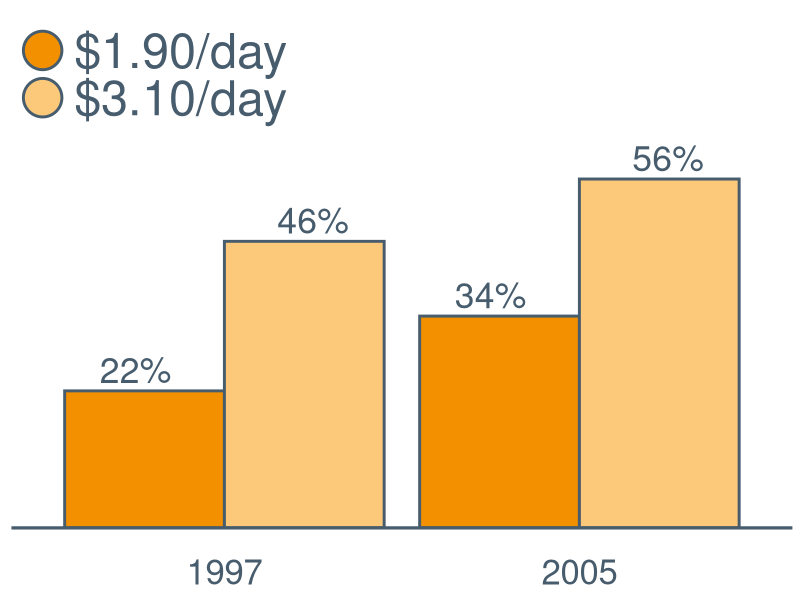
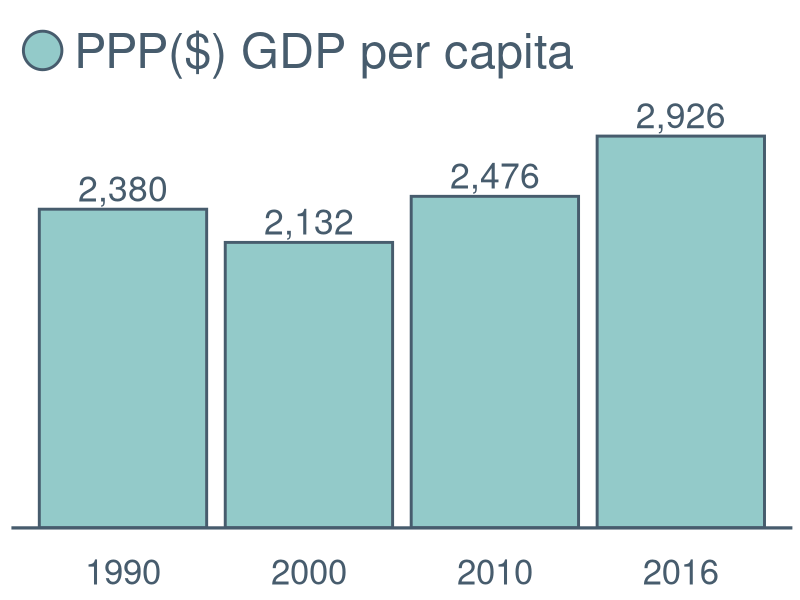
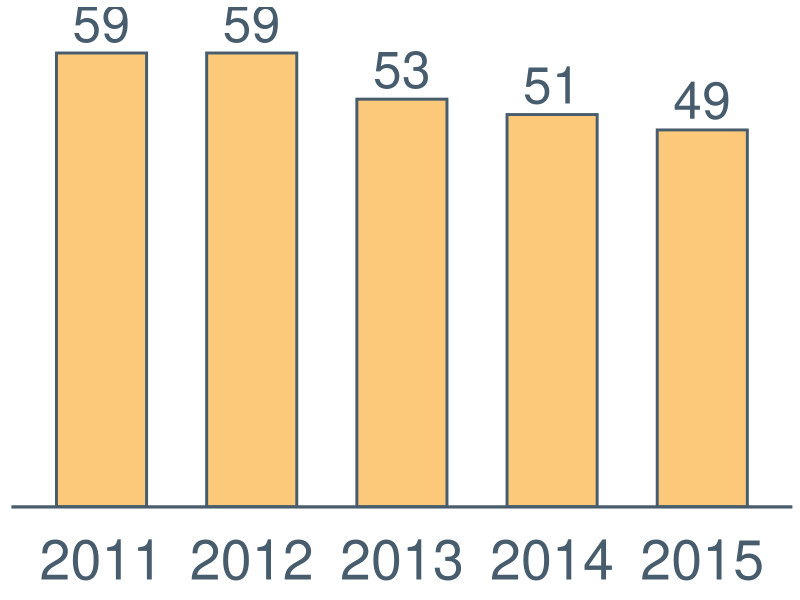
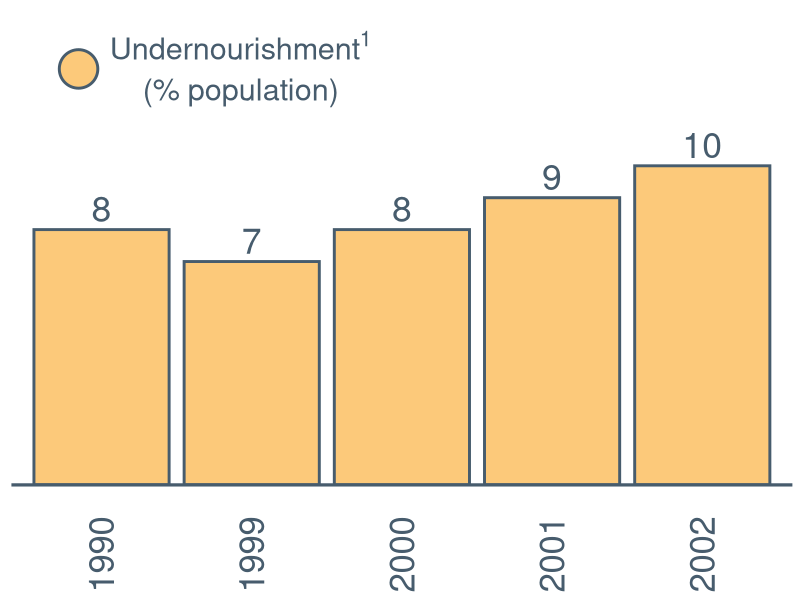
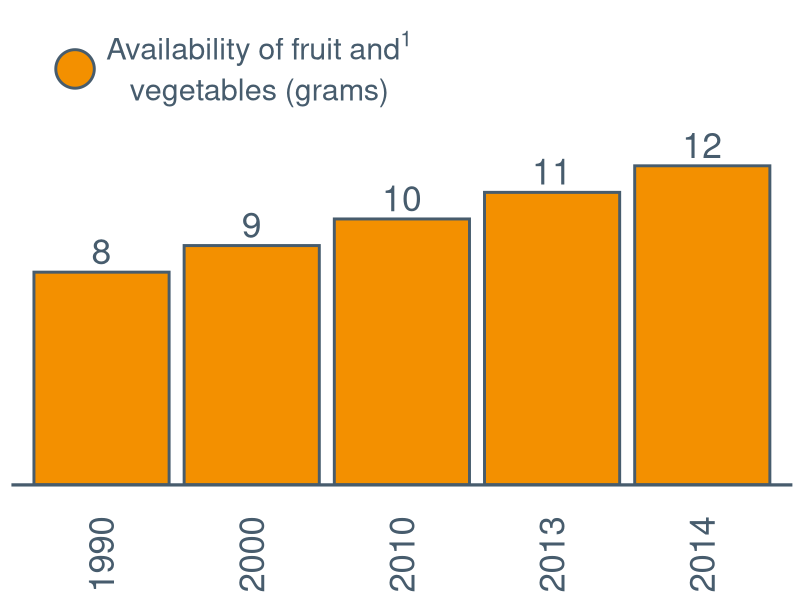
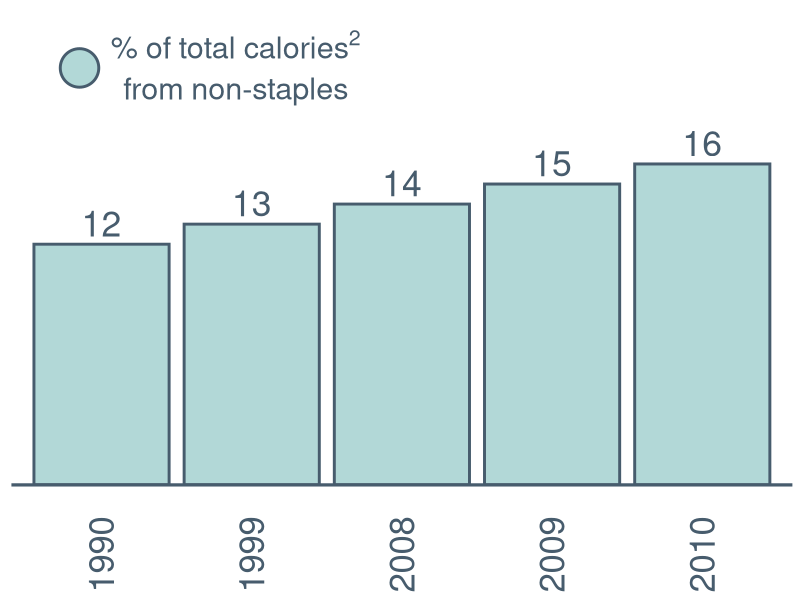
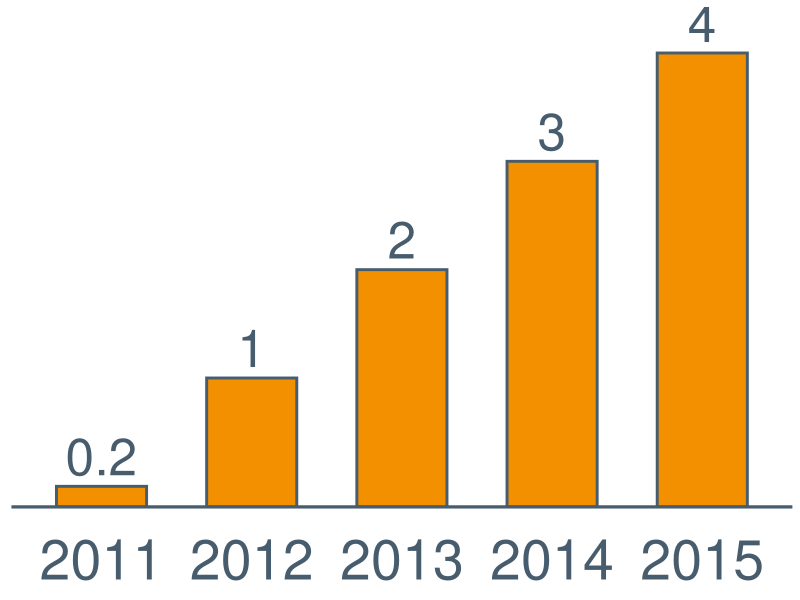
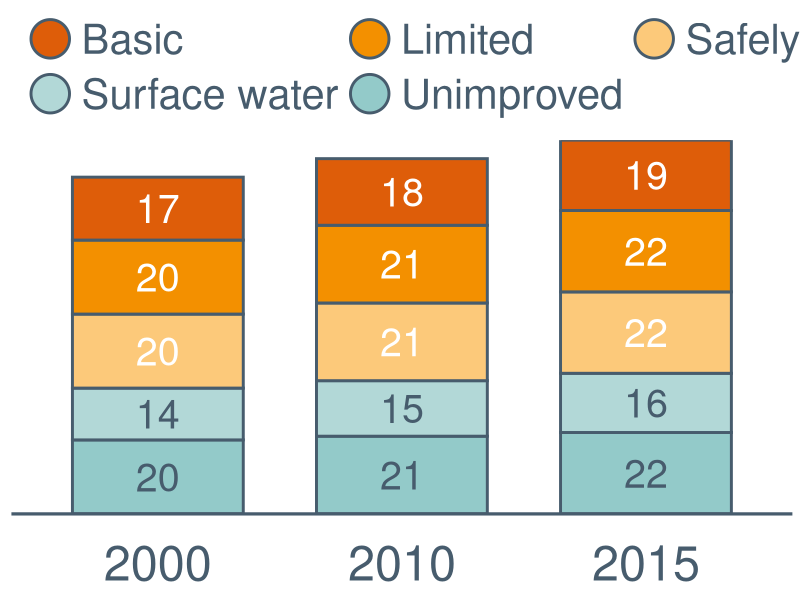

Source code (R) for these figures, in order: (Note: this script raises an error after producing the figures.)
####Setup#####
list.of.packages <- c("ggplot2","reshape2","data.table","scales","varhandle","Cairo","plyr","eulerr")
new.packages <- list.of.packages[!(list.of.packages %in% installed.packages()[,"Package"])]
if(length(new.packages)) install.packages(new.packages)
lapply(list.of.packages, require, character.only=T)

wd <- "~/git/gnr-country-profile-2018"
setwd(wd)

set.seed(12345)

dat <- read.csv("data.csv",na.strings=c("","."," "),as.is=TRUE)

countries <- unique(dat$country)

wd <- "~/git/gnr-country-profile-2018/charts"
setwd(wd)

# unlink(
#   dir(wd, full.names = TRUE)
#   , recursive = TRUE
# )
blank <- data.frame(x=0,y=0,text="No data")
no.data <- ggplot(blank,aes(x,y,label=text)) +
  geom_text(size=20,color="grey") +
  theme(
    axis.line = element_blank()
    ,axis.text = element_blank()
    ,axis.ticks = element_blank()
    ,axis.title = element_blank()
    ,panel.grid.major = element_blank()
    ,panel.grid.minor = element_blank()
  )
blank2 <- data.frame(x=0,y=0,text=" ")
cblank <- ggplot(blank2,aes(x,y,label=text)) +
  geom_text(size=20) +
  theme(
    axis.line = element_blank()
    ,axis.text = element_blank()
    ,axis.ticks = element_blank()
    ,axis.title = element_blank()
    ,panel.grid.major = element_blank()
    ,panel.grid.minor = element_blank()
    ,panel.border = element_blank()
    ,panel.background = element_blank()
    ,plot.background = element_blank()
  )

simple_style = theme_bw() +
  theme(
    panel.border = element_blank()
    ,panel.grid.major = element_blank()
    ,panel.background = element_blank()
    ,plot.background = element_blank()
    ,panel.grid.minor = element_blank()
    ,axis.line = element_line(colour = "black"))

yellow <- "#FCC97A" #light orange
orange <- "#F39000" #orange
red <- "#DE5D09" #dark orange
blue <- "#475C6D" #dark grey
light.blue <- "#93CAC9" #aqua
lighter.blue <- "#B2D8D7" #aqua light
dark.grey <- "#A0ADBB" #grey
grey <- "#CFD9E5" #light grey
white <- "#ffffff"

# dark_orange = "#DE5D09"
# orange = "#F39000"
# light_orange = "#FCC97A"
# dark_aqua = "#007495"
# aqua = "#93CAC9"
# aqua_light = "#B2D8D7"
# aqua_extra_light = "#D1E7E5"
# dark_grey = "#475C6D"
# grey = "#A0ADBB"
# light_grey = "#CFD9E5"

quintileFillValues <- c(red, orange, yellow, lighter.blue, light.blue)

yellowOrangeFill <- scale_fill_manual(values=c(yellow,orange))
orangeYellowFill <- scale_fill_manual(values=c(orange,yellow))
yellowOrangeRedFill <- scale_fill_manual(values=c(yellow,orange,red))
orangeFill <- scale_fill_manual(values=c(orange))
yellowFill <- scale_fill_manual(values=c(yellow))
blueFill <- scale_fill_manual(values=c(blue))
lightBlueLighterBlueFill  <- scale_fill_manual(values=c(light.blue, lighter.blue))
lightBlueFill <- scale_fill_manual(values=c(light.blue))
lighterBlueFill <- scale_fill_manual(values=c(lighter.blue))
quintileFill <-  scale_fill_manual(values=quintileFillValues)

yellowOrangeColor <- scale_color_manual(values=c(yellow,orange))
orangeYellowColor <- scale_color_manual(values=c(orange,yellow))
yellowOrangeRedColor <- scale_color_manual(values=c(yellow,orange,red))
orangeColor <- scale_color_manual(values=c(orange))
blueColor <- scale_color_manual(values=c(blue))
quintileColor <-  scale_color_manual(values=quintileFillValues)

textQuintileOffset <- scale_color_manual(values=c(white,white,blue,blue,blue))

firstAndLast <- function(vec,year_vec){
  label_df = data.frame(vec,year_vec)
  min.year = min(year_vec,na.rm=T)
  max.year = max(year_vec,na.rm=T)
  label_df$include = NA
  label_df$include[label_df$year_vec==min.year] = 1
  label_df$include[label_df$year_vec==max.year] = 1
  if(is.factor(label_df$vec)){label_df$vec = unfactor(label_df$vec)}
  label_df$vec[which(is.na(label_df$include))] = ""
  return(label_df$vec)
}

safeFormat <- function(vec, prefix="", suffix=""){
  results <- c()
  for(x in vec){
    #Missing
    if(is.na(x)){
      result <- ""
      #Large Negative
    }else if(x<= -1000){
      result <- format(round(x, digits = 0),format="d",big.mark=",")
      #Middle Negative
    }else if(x< -1){
      result <- round(x,digits=0)
      #Small negative
    }else if(x<0){
      result <- round(x,digits=1)
      #Zero
    }else if(x==0){
      result <- "0"
      #Small positive
    }else if(x<1){
      result <- round(x,digits=1)
      #Middle positive
    }else if(x<1000){
      result <- round(x,digits=0)
      #Large positive
    }else{
      result <- format(round(x, digits = 0),format="d",big.mark=",")
    }
    if(result!=""){
      result = paste0(prefix,result,suffix)
    }
    results <- c(results,result)
  }
  return(results)
}

####End setup####
####Loop####
for(this.country in countries){
  message(this.country)
  # dir.create(paste(wd,this.country,sep="/"))
  setwd(paste(wd,this.country,sep="/"))
  countrydat <- subset(dat,country==this.country)
  #Chart 1 part a and b
  indicators = c("190_percent","310_percent","GDP_capita_PPP")
  c1data = subset(countrydat,indicator %in% indicators)
  c1data$value = as.numeric(c1data$value)
  c1data <- subset(c1data,!is.na(year))
  if(nrow(c1data)!=0){
    c1a.melt <- subset(c1data, indicator %in% c("190_percent","310_percent"))
    c1a.melt$variable = NA
    c1a.melt$variable[which(c1a.melt$indicator=="190_percent")] = "$1.90/day"
    c1a.melt$variable[which(c1a.melt$indicator=="310_percent")] = "$3.10/day"
    c1a.melt <- subset(c1a.melt,!is.na(value))
    c1a.melt <- c1a.melt[order(c1a.melt$year),]
    c1a.melt$year = as.factor(c1a.melt$year)
    c1a.max <- max(c1a.melt$value,na.rm=TRUE)
    c1b.melt <- subset(c1data,indicator == "GDP_capita_PPP")
    c1b.melt$variable = "PPP($) GDP per capita"
    c1b.melt <- subset(c1b.melt,!is.na(value))
    c1b.melt <- c1b.melt[order(c1b.melt$year),]
    c1b.melt$year = as.factor(c1b.melt$year)
    c1b.max <- max(c1b.melt$value,na.rm=TRUE)
    c1a.key.data = data.frame(year=as.numeric(c(NA,NA)),variable=c("$1.90/day","$3.10/day"),value=as.numeric(c(NA,NA)))
    c1a = ggplot(c1a.melt,aes(year,value,fill=variable)) +
      geom_bar(position="dodge",stat="identity",color=blue,show.legend=F,size=1) +
      geom_point(data=c1a.key.data,aes(fill=variable),size=12,color=blue,stroke=1.5,shape=21) +
      orangeYellowFill +
      guides(fill=guide_legend(title=element_blank(),byrow=TRUE)) +
      simple_style  +
      scale_y_continuous(expand = c(0,0),limits=c(0,max(c1a.max*1.1,1))) +
      # expand_limits(y=c1a.max*1.1) +
      theme(
        legend.position="top"
        ,legend.text = element_text(size=35,color=blue)
        ,legend.justification=c(0,0)
        ,legend.direction="vertical"
        ,axis.title.x=element_blank()
        ,axis.title.y=element_blank()
        ,axis.ticks=element_blank()
        ,axis.line.y = element_blank()
        ,axis.line.x = element_line(color=blue, size = 1.1)
        ,axis.text.y = element_blank()
        ,axis.text.x = element_text(size=25,color=blue,margin=margin(t=20,r=0,b=0,l=0))
        ,legend.background = element_rect(fill = "transparent", colour = "transparent")
        ,legend.key = element_blank()
      ) + geom_text(size=9,aes(label=safeFormat(value,suffix="%")),position=position_dodge(1),vjust=-0.3,color=blue)
    if(nrow(c1a.melt)==0){c1a.missing<-TRUE}else{c1a.missing<-FALSE}
    c1b.key.data = data.frame(year=as.numeric(c(NA)),variable=c("PPP($) GDP per capita"),value=as.numeric(c(NA)))
    c1b = ggplot(c1b.melt,aes(year,value,fill=variable)) +
      geom_bar(position="dodge",stat="identity",color=blue,show.legend=F,size=1) +
      geom_point(data=c1b.key.data,aes(fill=variable),size=12,color=blue,stroke=1.5,shape=21) +
      lightBlueFill +
      guides(fill=guide_legend(title=element_blank(),byrow=TRUE)) +
      simple_style  +
      scale_y_continuous(expand = c(0,0)) +
      expand_limits(y=c1b.max*1.1) +
      theme(
        legend.position="top"
        ,legend.text = element_text(size=35,color=blue)
        ,legend.justification=c(0,0)
        ,legend.direction="vertical"
        ,axis.title.x=element_blank()
        ,axis.title.y=element_blank()
        ,axis.ticks=element_blank()
        ,axis.line.y = element_blank()
        ,axis.line.x = element_line(color=blue, size = 1.1)
        ,axis.text.y = element_blank()
        ,axis.text.x = element_text(size=25,color=blue,margin=margin(t=20,r=0,b=0,l=0))
        ,legend.background = element_rect(fill = "transparent", colour = "transparent")
        ,legend.key = element_blank()
        ,legend.key.size = unit(2.2,"lines")
      ) + geom_text(size=9,aes(label=safeFormat(value)),position=position_dodge(1),vjust=-0.3,color=blue)
    if(nrow(c1b.melt)==0){c1b.missing<-TRUE}else{c1b.missing<-FALSE}
  }else{
    c1a.missing <- TRUE
    c1b.missing <- TRUE
  }

  #Chart 2
  indicators = c("u5mr")
  c2data = subset(countrydat,indicator %in% indicators)
  c2data$value = as.numeric(c2data$value)
  c2data = subset(c2data, !is.na(value))
  c2data <- c2data[order(c2data$year),]
  c2data$year = as.factor(c2data$year)
  c2.max <- max(c2data$value,na.rm=TRUE)
  c2 <- ggplot(c2data,aes(year,value,fill="Deaths per 1,000 live births")) +
    geom_bar(stat="identity",width=0.6,color=blue,show.legend=F,size=1) +
    yellowFill +
    simple_style  +
    scale_y_continuous(expand = c(0,0)) +
    # scale_x_continuous(limits = c(2010.7,2015.3)) +
    expand_limits(y=c2.max*1.1) +
    theme(
      legend.position="top"
      ,legend.text = element_text(size=40,color=blue)
      ,legend.justification=c(0,0)
      ,legend.direction="vertical"
      ,axis.title.x=element_blank()
      ,axis.title.y=element_blank()
      ,axis.ticks=element_blank()
      ,axis.line.y = element_blank()
      ,axis.line.x = element_line(color=blue, size = 1.1)
      ,axis.text.y = element_blank()
      ,axis.text.x = element_text(size=40,color=blue,margin=margin(t=20,r=0,b=0,l=0))
      ,legend.background = element_rect(fill = "transparent", colour = "transparent")
      ,legend.key = element_rect(fill = "transparent", colour = "transparent")
      ,legend.key.size = unit(2.5,"lines")
    ) + geom_text(size=13,aes(label=safeFormat(value)),position=position_dodge(1),vjust=-0.3,color=blue)
  #Chart 3 part a and b
  indicators = c("undernourishment_prev","fruit_veg_availability","total_calories_non_staple")
  c3data = subset(countrydat,indicator %in% indicators)
  c3data$value = as.numeric(c3data$value)
  c3data <- subset(c3data,!is.na(year))
  if(nrow(c3data)!=0){
    c3a.data <- subset(c3data,indicator==indicators[1])
    c3a.data$variable = c3a.data$indicator
    c3a.data <- subset(c3a.data,!is.na(value))
    c3a.data <- c3a.data[order(c3a.data$year),]
    c3a.data$year <- factor(c3a.data$year)
    c3b.data <- subset(c3data,indicator==indicators[2])
    c3b.data$variable = c3b.data$indicator
    c3b.data <- subset(c3b.data,!is.na(value))
    c3b.data <- c3b.data[order(c3b.data$year),]
    c3b.data$year <- factor(c3b.data$year)
    c3c.data <- subset(c3data,indicator==indicators[3])
    c3c.data$variable = c3c.data$indicator
    c3c.data <- subset(c3c.data,!is.na(value))
    c3c.data <- c3c.data[order(c3c.data$year),]
    c3c.data$year <- factor(c3c.data$year)
    c3a.max <- max(c3a.data$value,na.rm=TRUE)
    c3b.max <- max(c3b.data$value,na.rm=TRUE)
    c3c.max <- max(c3c.data$value,na.rm=TRUE)
    if(nrow(c3a.data)!=0){
      c3a.key.data = data.frame(year=as.numeric(c(NA)),variable=c(indicators[1]),value=as.numeric(c(NA)))
      c3a <- ggplot(c3a.data,aes(year,value,fill=variable)) +
        geom_bar(position="dodge",stat="identity",color=blue,show.legend=FALSE,size=1) +
        geom_point(data=c3a.key.data,aes(fill=variable),size=12,color=blue,stroke=1.5,shape=21) +
        scale_fill_manual(
          labels=c(bquote(atop('Undernourishment' ^ 1,'(% population)')))
          ,breaks=c(indicators[1])
          ,values=c(yellow)
        ) +
        guides(fill = guide_legend(title=element_blank(),byrow=TRUE,override.aes = list(alpha = 1))) +
        simple_style  +
        scale_y_continuous(expand = c(0,0)) +
        expand_limits(y=c3a.max*1.1) +
        theme(
          legend.position="top"
          ,legend.text = element_text(size=22,color=blue)
          ,legend.justification=c(0.08,0)
          ,legend.direction="vertical"
          ,axis.title.x=element_blank()
          ,axis.title.y=element_blank()
          ,axis.ticks=element_blank()
          ,axis.line.y = element_blank()
          ,axis.line.x = element_line(color=blue, size = 1.1)
          ,axis.text.y = element_blank()
          ,axis.text.x = element_text(size=25,color=blue, angle=90, margin=margin(t=20,r=0,b=0,l=0), vjust=0.5)
          ,legend.background = element_rect(fill = "transparent", colour = "transparent")
          ,legend.key = element_rect(fill = "transparent", colour = "transparent")
        ) + geom_text(size=9,aes(label=safeFormat(value)),position=position_dodge(1),vjust=-0.3,color=blue)
      c3a.missing <- FALSE
    }else{
      c3a <- no.data
      c3a.missing <- TRUE
    }
    if(nrow(c3b.data)!=0){
      uniqueYears <- length(unique(c3b.data$year))
      if(uniqueYears>1){
        barWidth = 0.9
      }else{
        barWidth = 0.5
      }
      c3b.key.data = data.frame(year=as.numeric(c(NA)),variable=c(indicators[2]),value=as.numeric(c(NA)))
    c3b <- ggplot(c3b.data,aes(year,value,fill=variable)) +
      geom_bar(position="dodge",stat="identity",color=blue,width=barWidth,show.legend=FALSE,size=1) +
      geom_point(data=c3b.key.data,aes(fill=variable),size=12,color=blue,stroke=1.5,shape=21) +
      scale_fill_manual(
        labels=c(bquote(atop('Availability of fruit and' ^ 1,'vegetables (grams)')))
        ,breaks=c(indicators[2])
        ,values=c(orange)
      ) +
      guides(fill = guide_legend(title=element_blank(),byrow=TRUE,override.aes = list(alpha = 1))) +
      simple_style  +
      scale_y_continuous(expand = c(0,0)) +
      expand_limits(y=c3b.max*1.1) +
      theme(
        legend.position="top"
        ,legend.text = element_text(size=22,color=blue)
        ,legend.justification=c(0.08,0)
        ,legend.direction="vertical"
        ,axis.title.x=element_blank()
        ,axis.title.y=element_blank()
        ,axis.ticks=element_blank()
        ,axis.line.y = element_blank()
        ,axis.line.x = element_line(color=blue, size = 1.1)
        ,axis.text.y = element_blank()
        ,axis.text.x = element_text(size=25,color=blue, angle=90, margin=margin(t=20,r=0,b=0,l=0), vjust=0.5)
        ,legend.background = element_rect(fill = "transparent", colour = "transparent")
        ,legend.key = element_rect(fill = "transparent", colour = "transparent")
      ) + geom_text(size=9,aes(label=safeFormat(value)),position=position_dodge(1),vjust=-0.3,color=blue)
      c3b.missing <- FALSE
    }else{
      c3b <- no.data
      c3b.missing <- TRUE
    }
    if(nrow(c3c.data)!=0){
      c3c.key.data = data.frame(year=as.numeric(c(NA)),variable=c(indicators[3]),value=as.numeric(c(NA)))
    c3c <- ggplot(c3c.data,aes(year,value,fill=variable)) +
      geom_bar(position="dodge",stat="identity",color=blue,show.legend=FALSE,size=1) +
      geom_point(data=c3c.key.data,aes(fill=variable),size=12,color=blue,stroke=1.5,shape=21) +
      scale_fill_manual(
        labels=c(bquote(atop('% of total calories' ^ 2,'from non-staples')))
        ,breaks=c(indicators[3])
        ,values=c(lighter.blue)
      ) +
      guides(fill = guide_legend(title=element_blank(),byrow=TRUE,override.aes = list(alpha = 1))) +
      simple_style  +
      scale_y_continuous(expand = c(0,0)) +
      expand_limits(y=c3c.max*1.1) +
      theme(
        legend.position="top"
        ,legend.text = element_text(size=22,color=blue)
        ,legend.justification=c(0.08,0)
        ,legend.direction="vertical"
        ,axis.title.x=element_blank()
        ,axis.title.y=element_blank()
        ,axis.ticks=element_blank()
        ,axis.line.y = element_blank()
        ,axis.line.x = element_line(color=blue, size = 1.1)
        ,axis.text.y = element_blank()
        ,axis.text.x = element_text(size=25,color=blue, angle=90, margin=margin(t=20,r=0,b=0,l=0), vjust=0.5)
        ,legend.background = element_rect(fill = "transparent", colour = "transparent")
        ,legend.key = element_rect(fill = "transparent", colour = "transparent")
      ) + geom_text(size=9,aes(label=safeFormat(value)),position=position_dodge(1),vjust=-0.3,color=blue)
      c3c.missing <- FALSE
    }else{
      c3c <- no.data
      c3c.missing <- TRUE
    }
  }else{
    c3a <- no.data
    c3b <- no.data
    c3c <- no.data
    c3a.missing <- TRUE
    c3b.missing <- TRUE
    c3c.missing <- TRUE
  }
  #Chart 4
  indicators = c("female_secondary_enroll_net")
  c4data = subset(countrydat,indicator %in% indicators)
  c4data$value = as.numeric(c4data$value)
  c4data = subset(c4data, !is.na(value))
  c4data <- c4data[order(c4data$year),]
  c4data$year = as.factor(c4data$year)
  c4.max <- max(c4data$value,na.rm=TRUE)
  c4 <- ggplot(c4data,aes(year,value,fill="Blue")) +
    geom_bar(stat="identity",width=0.6,color=blue,size=1) +
    orangeFill +
    guides(fill=FALSE) +
    simple_style  +
    scale_y_continuous(expand = c(0,0)) +
    expand_limits(y=c4.max*1.1) +
    theme(
      legend.position="top"
      ,legend.text = element_text(size=40,color=blue)
      ,legend.justification=c(0,0)
      ,legend.direction="vertical"
      ,axis.title.x=element_blank()
      ,axis.title.y=element_blank()
      ,axis.ticks=element_blank()
      ,axis.line.y = element_blank()
      ,axis.line.x = element_line(color=blue, size = 1.1)
      ,axis.text.y = element_blank()
      ,axis.text.x = element_text(size=40,color=blue,margin=margin(t=20,r=0,b=0,l=0))
      ,legend.background = element_rect(fill = "transparent", colour = "transparent")
      ,legend.key = element_rect(fill = "transparent", colour = "transparent")
      ,legend.key.size = unit(2.5,"lines")
    ) + geom_text(size=13,aes(label=safeFormat(value)),position=position_dodge(1),vjust=-0.3,color=blue)
  #Chart 5
  indicators = c("basic_water","limited_water","safely_managed_water","surface_water","unimproved_water")
  c5names = c("Basic","Limited","Safely managed","Surface water","Unimproved")
  c5data = subset(countrydat,indicator %in% indicators)
  c5data$value = as.numeric(c5data$value)
  c5data = subset(c5data, !is.na(value))
  c5data <- c5data[order(c5data$year),]
  c5data$year = as.factor(c5data$year)
  c5.max <- max(c5data$value,na.rm=TRUE)
  for(j in 1:length(indicators)){
    ind = indicators[j]
    indname = c5names[j]
    c5data$indicator[which(c5data$indicator==ind)] = indname
  }
  c5data$indicator <- factor(c5data$indicator)
  c5data <- c5data[order(is.na(c5data$value),c5data$year,desc(c5data$indicator)),]
  c5data <- ddply(c5data, .(year),
                       transform, pos = cumsum(value) - (0.5 * value)
                   ,valid = sum(!is.na(value),na.rm=TRUE))
  c5data <- subset(c5data,valid>=1)
  c5.key.data = data.frame(
    indicator = c5names,
    year = as.numeric(rep(NA,5)),
    value = as.numeric(rep(NA,5)),
    pos = as.numeric(rep(NA,5)),
    valid = as.numeric(rep(NA,5))
  )
  c5 <- ggplot(c5data,aes(year,value,fill=indicator)) +
    geom_bar(stat="identity",width=0.7,color=blue,size=1,show.legend=F) +
    geom_point(data=c5.key.data,aes(fill=indicator),size=12,color=blue,stroke=1.5,shape=21) +
    scale_fill_manual(
      labels=c5names
      ,values=quintileFillValues
      ,drop = FALSE
    ) +
    guides(fill=guide_legend(title=element_blank(),nrow=2,byrow=TRUE)) +
    simple_style  +
    scale_y_continuous(expand = c(0,0)) +
    theme(
      legend.position="top"
      ,legend.text = element_text(size=30,color=blue)
      ,legend.justification=c(0,0)
      ,legend.direction="horizontal"
      ,axis.title.x=element_blank()
      ,axis.title.y=element_blank()
      ,axis.ticks=element_blank()
      ,axis.line.y = element_blank()
      ,axis.line.x = element_line(color=blue, size = 1.1)
      ,axis.text.y = element_blank()
      ,axis.text.x = element_text(size=35,color=blue,margin=margin(t=20,r=0,b=0,l=0))
      ,legend.background = element_rect(fill = "transparent", colour = "transparent")
      ,legend.key = element_rect(fill = "transparent", colour = "transparent")
      ,legend.key.size = unit(2.2,"lines")
    ) + geom_text(data=subset(c5data,value>3),size=10,aes(y=pos,label=safeFormat(value),color=indicator),show.legend=FALSE) +
    scale_color_manual(breaks=c5names,values=c(white,white,white,blue,blue),drop=FALSE)
  #Chart 6
  indicators = c("basic_sanitation","limited_sanitation","open_defecation","safely_managed_sanitation","unimproved_sanitation")
  c6names = c("Basic","Limited","Open defecation","Safely managed","Unimproved")
  c6data = subset(countrydat,indicator %in% indicators)
  c6data$value = as.numeric(c6data$value)
  c6data = subset(c6data, !is.na(value))
  c6data <- c6data[order(c6data$year),]
  c6data$year = as.factor(c6data$year)
  c6.max <- max(c6data$value,na.rm=TRUE)
  for(j in 1:length(indicators)){
    ind = indicators[j]
    indname = c6names[j]
    c6data$indicator[which(c6data$indicator==ind)] = indname
  }
  c6data$indicator <- factor(c6data$indicator)
  c6data <- c6data[order(is.na(c6data$value),c6data$year,desc(c6data$indicator)),]
  c6data <- ddply(c6data, .(year),
                  transform, pos = cumsum(value) - (0.5 * value)
                  ,valid = sum(!is.na(value),na.rm=TRUE))
  c6data <- subset(c6data,valid>=1)
  c6.key.data = data.frame(
    indicator = c6names,
    year = as.numeric(rep(NA,5)),
    value = as.numeric(rep(NA,5)),
    pos = as.numeric(rep(NA,5)),
    valid = as.numeric(rep(NA,5))
  )
  c6 <- ggplot(c6data,aes(year,value,fill=indicator)) +
    geom_bar(stat="identity",width=0.7,color=blue,size=1,show.legend=F) +
    geom_point(data=c6.key.data,aes(fill=indicator),size=12,color=blue,stroke=1.5,shape=21) +
    scale_fill_manual(
      labels=c6names
      ,values=quintileFillValues
      ,drop = FALSE
    ) +
    guides(fill=guide_legend(title=element_blank(),nrow=2,byrow=TRUE)) +
    simple_style  +
    scale_y_continuous(expand = c(0,0)) +
    theme(
      legend.position="top"
      ,legend.text = element_text(size=30,color=blue)
      ,legend.justification=c(0,0)
      ,legend.direction="horizontal"
      ,axis.title.x=element_blank()
      ,axis.title.y=element_blank()
      ,axis.ticks=element_blank()
      ,axis.line.y = element_blank()
      ,axis.line.x = element_line(color=blue, size = 1.1)
      ,axis.text.y = element_blank()
      ,axis.text.x = element_text(size=35,color=blue,margin=margin(t=20,r=0,b=0,l=0))
      ,legend.background = element_rect(fill = "transparent", colour = "transparent")
      ,legend.key = element_rect(fill = "transparent", colour = "transparent")
      ,legend.key.size = unit(2.2,"lines")
    ) + geom_text(data=subset(c6data,value>3),size=10,aes(y=pos,label=safeFormat(value),color=indicator),show.legend=FALSE) +
    scale_color_manual(breaks=c6names,values=c(white,white,white,blue,blue),drop=FALSE)
  #Chart 7
  indicators = c("agriculture_expenditure","education_spending","health_spending","social_protection_spending")
  c7names = c("Agriculture","Education","Health","Social protection")
  c7data = subset(countrydat,indicator %in% indicators)
  c7data$value = as.numeric(c7data$value)
  c7data = subset(c7data, !is.na(value))
  c7data <- c7data[order(c7data$year),]
  c7data$year = as.factor(c7data$year)
  c7.max <- max(c7data$value,na.rm=TRUE)
  for(j in 1:length(indicators)){
    ind = indicators[j]
    indname = c7names[j]
    c7data$indicator[which(c7data$indicator==ind)] = indname
  }
  c7data$indicator <- factor(c7data$indicator)
  c7data <- c7data[order(is.na(c7data$value),c7data$year,desc(c7data$indicator)),]
  c7data <- ddply(c7data, .(year),
                  transform, pos = cumsum(value) - (0.5 * value)
                  ,valid = sum(!is.na(value),na.rm=TRUE))
  c7data <- subset(c7data,valid>=1)
  c7.key.data = data.frame(
    indicator = c7names,
    year = as.numeric(rep(NA,4)),
    value = as.numeric(rep(NA,4)),
    pos = as.numeric(rep(NA,4)),
    valid = as.numeric(rep(NA,4))
  )
  if(nrow(c7data)>0){

  uniqueYears <- length(unique(c7data$year))
  if(uniqueYears>1){
    barWidth = 0.7
  }else{
    barWidth = 0.4
  }
  c7 <- ggplot(c7data,aes(year,value,fill=indicator)) +
    geom_bar(stat="identity",width=barWidth,color=blue,size=1,show.legend=F) +
    geom_point(data=c7.key.data,aes(fill=indicator),size=12,color=blue,stroke=1.5,shape=21) +
    scale_fill_manual(
      labels=c7names
      ,values=quintileFillValues
      ,drop = FALSE
    ) +
    guides(fill=guide_legend(title=element_blank(),nrow=2,byrow=TRUE)) +
    simple_style  +
    scale_y_continuous(expand = c(0,0)) +
    theme(
      legend.position="top"
      ,legend.text = element_text(size=30,color=blue)
      ,legend.justification=c(0,0)
      ,legend.direction="horizontal"
      ,axis.title.x=element_blank()
      ,axis.title.y=element_blank()
      ,axis.ticks=element_blank()
      ,axis.line.y = element_blank()
      ,axis.line.x = element_line(color=blue, size = 1.1)
      ,axis.text.y = element_blank()
      ,axis.text.x = element_text(size=35,color=blue,margin=margin(t=20,r=0,b=0,l=0))
      ,legend.background = element_rect(fill = "transparent", colour = "transparent")
      ,legend.key = element_rect(fill = "transparent", colour = "transparent")
      ,legend.key.size = unit(2.2,"lines")
    ) + geom_text(data=subset(c7data,value>0),size=10,aes(y=pos,label=safeFormat(value),color=indicator),show.legend=FALSE) +
    scale_color_manual(breaks=c7names,values=c(white,white,white,blue),drop=FALSE)
  }else{
    c7 <- no.data
  }
  grouped_line = function(countrydat, ind, disagg, disagg.values, fill=orangeYellowFill, color=orangeYellowColor, percent=F, legend=F){
    cdata = subset(countrydat, (indicator==ind & disaggregation==disagg))
    cdata$value = as.numeric(cdata$value)
    if(percent){
      cdata$value = cdata$value*100
    }
    cdata = subset(cdata, !is.na(value))
    cdata <- cdata[order(cdata$year),]
    cdata$year = as.factor(cdata$year)
    cdata$disagg.value = factor(cdata$disagg.value,levels=disagg.values)
    c.max <- max(cdata$value,na.rm=TRUE)
    c.key.data = data.frame(year=as.numeric(rep(NA,length(disagg.values))),disagg.value=disagg.values,value=as.numeric(rep(NA,length(disagg.values))))
    c.key.data$disagg.value = factor(c.key.data$disagg.value,levels=disagg.values)
    c = ggplot(cdata,aes(year,value,group=disagg.value,color=disagg.value)) +
      geom_line(show.legend=F,size=1) +
      geom_point(data=c.key.data,aes(group=disagg.value,fill=disagg.value),size=12,color=blue,stroke=1.5,shape=21,show.legend=legend) +
      fill +
      color +
      guides(fill=guide_legend(title=element_blank(),byrow=TRUE),color=F) +
      simple_style  +
      scale_y_continuous(expand = c(0,0),limits=c(0,max(c.max*1.1,1))) +
      # expand_limits(y=c1a.max*1.1) +
      theme(
        legend.position="top"
        ,legend.text = element_text(size=35,color=blue)
        ,legend.justification=c(0,0)
        ,legend.direction="vertical"
        ,axis.title.x=element_blank()
        ,axis.title.y=element_blank()
        ,axis.ticks=element_blank()
        ,axis.line.y = element_blank()
        ,axis.line.x = element_line(color=blue, size = 1.1)
        ,axis.text.y = element_text(size=25,color=dark.grey)
        ,axis.text.x = element_text(size=25,color=blue,margin=margin(t=20,r=0,b=0,l=0))
        ,panel.grid.major.y = element_line(color=dark.grey)
        ,legend.background = element_rect(fill = "transparent", colour = "transparent")
        ,legend.key = element_blank()
      ) + geom_text(size=9,aes(group=disagg.value,label=firstAndLast(safeFormat(value),unfactor(year))),position=position_dodge(0.5),vjust=-0.3,show.legend=F) 
    return(c)
  }
  grouped_bar = function(countrydat, ind, disagg, disagg.values, fill=orangeYellowFill, percent=F, legend=F, spacing=1){
    cdata = subset(countrydat, (indicator==ind & disaggregation==disagg))
    cdata$value = as.numeric(cdata$value)
    if(percent){
      cdata$value = cdata$value*100
    }
    cdata = subset(cdata, !is.na(value))
    cdata <- cdata[order(cdata$year),]
    cdata$year = as.factor(cdata$year)
    cdata$disagg.value = factor(cdata$disagg.value,levels=disagg.values)
    c.max <- max(cdata$value,na.rm=TRUE)
    c.key.data = data.frame(year=as.numeric(rep(NA,length(disagg.values))),disagg.value=disagg.values,value=as.numeric(rep(NA,length(disagg.values))))
    c.key.data$disagg.value = factor(c.key.data$disagg.value,levels=disagg.values)
    c = ggplot(cdata,aes(year,value,group=disagg.value,fill=disagg.value)) +
      geom_bar(position=position_dodge(spacing),stat="identity",color=blue,show.legend=F,size=1) +
      geom_point(data=c.key.data,aes(group=disagg.value,fill=disagg.value),size=12,color=blue,stroke=1.5,shape=21,show.legend=legend) +
      fill +
      guides(fill=guide_legend(title=element_blank(),byrow=TRUE)) +
      simple_style  +
      scale_y_continuous(expand = c(0,0),limits=c(0,max(c.max*1.1,1))) +
      # expand_limits(y=c1a.max*1.1) +
      theme(
        legend.position="top"
        ,legend.text = element_text(size=35,color=blue)
        ,legend.justification=c(0,0)
        ,legend.direction="vertical"
        ,axis.title.x=element_blank()
        ,axis.title.y=element_blank()
        ,axis.ticks=element_blank()
        ,axis.line.y = element_blank()
        ,axis.line.x = element_line(color=blue, size = 1.1)
        ,axis.text.y = element_blank()
        ,axis.text.x = element_text(size=25,color=blue,margin=margin(t=20,r=0,b=0,l=0))
        ,legend.background = element_rect(fill = "transparent", colour = "transparent")
        ,legend.key = element_blank()
      ) + geom_text(size=9,aes(group=disagg.value,label=safeFormat(value)),position=position_dodge(spacing),vjust=-0.3,show.legend=F,color=blue) 
    return(c)
  }
  single_bar = function(countrydat, ind, disagg.values, fill=orangeYellowFill, percent=F, legend=F, spacing=1){
    cdata = subset(countrydat, (indicator==ind))
    cdata$value = as.numeric(cdata$value)
    if(percent){
      cdata$value = cdata$value*100
    }
    cdata = subset(cdata, !is.na(value))
    cdata <- cdata[order(cdata$year),]
    cdata$year = as.factor(cdata$year)
    cdata$disagg.value = disagg.values
    cdata$disagg.value = factor(cdata$disagg.value,levels=disagg.values)
    c.max <- max(cdata$value,na.rm=TRUE)
    c.key.data = data.frame(year=as.numeric(rep(NA,length(disagg.values))),disagg.value=disagg.values,value=as.numeric(rep(NA,length(disagg.values))))
    c.key.data$disagg.value = factor(c.key.data$disagg.value,levels=disagg.values)
    c = ggplot(cdata,aes(year,value,group=disagg.value,fill=disagg.value)) +
      geom_bar(position=position_dodge(spacing),stat="identity",color=blue,show.legend=F,size=1) +
      geom_point(data=c.key.data,aes(group=disagg.value,fill=disagg.value),size=12,color=blue,stroke=1.5,shape=21,show.legend=legend) +
      fill +
      guides(fill=guide_legend(title=element_blank(),byrow=TRUE)) +
      simple_style  +
      scale_y_continuous(expand = c(0,0),limits=c(0,max(c.max*1.1,1))) +
      # expand_limits(y=c1a.max*1.1) +
      theme(
        legend.position="top"
        ,legend.text = element_text(size=35,color=blue)
        ,legend.justification=c(0,0)
        ,legend.direction="vertical"
        ,axis.title.x=element_blank()
        ,axis.title.y=element_blank()
        ,axis.ticks=element_blank()
        ,axis.line.y = element_blank()
        ,axis.line.x = element_line(color=blue, size = 1.1)
        ,axis.text.y = element_blank()
        ,axis.text.x = element_text(size=25,color=blue,margin=margin(t=20,r=0,b=0,l=0))
        ,legend.background = element_rect(fill = "transparent", colour = "transparent")
        ,legend.key = element_blank()
      ) + geom_text(size=9,aes(group=disagg.value,label=safeFormat(value)),position=position_dodge(spacing),vjust=-0.3,show.legend=F,color=blue) 
    return(c)
  }
  # Charts 8-16
  c8 = grouped_bar(countrydat, "wasting_percent","gender",c("Male","Female","Both"),percent=T,fill=yellowOrangeRedFill,legend=T)
  c9 = grouped_line(countrydat, "stunting_percent","gender",c("Male","Female","Both"),percent=T,color=yellowOrangeRedColor,fill=yellowOrangeRedFill)
  c10 = grouped_line(countrydat, "overweight_percent","gender",c("Male","Female","Both"),percent=T,color=yellowOrangeRedColor,fill=yellowOrangeRedFill)
  c11 = grouped_bar(countrydat, "wasting_percent","income",c("Poorest","Second poorest","Middle","Second wealthiest","Wealthiest"),percent=T,fill=quintileFill,legend=T)
  c12 = grouped_line(countrydat, "stunting_percent","income",c("Poorest","Second poorest","Middle","Second wealthiest","Wealthiest"),percent=T,color=quintileColor,fill=quintileFill)
  c13 = grouped_line(countrydat, "overweight_percent","income",c("Poorest","Second poorest","Middle","Second wealthiest","Wealthiest"),percent=T,color=quintileColor,fill=quintileFill)
  c14 = grouped_bar(countrydat, "wasting_percent","location",c("Urban","Rural"),percent=T,legend=T)
  c15 = grouped_line(countrydat, "stunting_percent","location",c("Urban","Rural"),percent=T)
  c16 = grouped_line(countrydat, "overweight_percent","location",c("Urban","Rural"),percent=T)
  
  # Chart 17
  wasting = as.numeric(subset(countrydat, indicator=="coexistence" & disagg.value=="Wasting alone")$value)
  stunting = as.numeric(subset(countrydat, indicator=="coexistence" & disagg.value=="Stunting alone")$value)
  overweight = as.numeric(subset(countrydat, indicator=="coexistence" & disagg.value=="Overweight alone")$value)
  wasting_and_stunting = as.numeric(subset(countrydat, indicator=="coexistence" & disagg.value=="Wasting and stunting")$value)
  stunting_and_overweight = as.numeric(subset(countrydat, indicator=="coexistence" & disagg.value=="Stunting and overweight")$value)
  all = 1
  
  free = as.numeric(subset(countrydat, indicator=="coexistence" & disagg.value=="Not wasting, stunting, or overweight")$value)

  combinations = c(
    A=0
    ,B=0
    ,C=0
    ,D=all
    ,"A&B"=0
    ,"A&C"=0
    ,"A&D"=wasting
    ,"B&C"=0
    ,"B&D"=stunting
    ,"C&D"=overweight
    ,"A&B&C"=0
    ,"A&B&D"=wasting_and_stunting
    ,"A&C&D"=0
    ,"B&C&D"=stunting_and_overweight
    ,"A&B&C&D"=0
  )
  
  label.vals = combinations
  label.vals["D"] = free

  label.text = percent(label.vals)
  label.text[which(label.vals<=0.02)] = ""
  
  c17 = tryCatch({euler(combinations,shape="ellipse")},error=function(e){no.data})
  
  # Chart 18
  indicators = c(
    "continued_breastfeeding_2yr",
    "continued_breastfeeding_1yr",
    "minimum_accept_diet",
    "minimum_diet_diversity",
    "minimum_meal",
    "solid_foods",
    "exclusive_breastfeeding",
    "early_initiation"
  )
  c18names = c(
    "Continued breastfeeding at 2 years",
    "Continued breastfeeding at 1 year",
    "Minimum acceptable diet",
    "Minimum dietary diversity",
    "Minimum meal frequency",
    "Introduction to solids, semi-solid foods",
    "Exclusive breastfeeding",
    "Early initiation"
  )
  c18data = subset(countrydat,indicator %in% indicators)
  c18data$value = as.numeric(c18data$value)
  c18data = subset(c18data, !is.na(value))
  c18.max <- max(c18data$value,na.rm=TRUE)
  c18.min = 0
  for(j in 1:length(indicators)){
    ind = indicators[j]
    indname = c18names[j]
    c18data$indicator[which(c18data$indicator==ind)] = indname
  }
  c18data$indicator <- factor(c18data$indicator,levels=rev(c18names))
  c18a.data = subset(c18data,disaggregation=="income")
  c18a.data$disagg.value = factor(c18a.data$disagg.value,levels=c("Poorest","Second poorest","Middle","Second wealthiest","Wealthiest"))
  c18b.data = subset(c18data,disaggregation=="location")
  if(nrow(c18a.data)==0){
    c18a <- no.data
    c18a.missing = T
    if(nrow(c18b.data)>0){
      c18b.missing = F
      c18b = ggplot(c18b.data,aes(x=value,y=indicator)) +
        geom_rect(aes(group=year,xmin=c18.min,xmax=c18.max,ymin=indicator,ymax=indicator),color=grey) +
        geom_point(size=7,aes(group=disagg.value,colour=disagg.value),shape=21,fill="transparent",stroke=2) +
        scale_x_continuous(breaks = scales::pretty_breaks(n = 5)) +
        quintileColor +
        guides(colour=guide_legend(title=element_blank(),reverse=TRUE,nrow=2,byrow=T)) +
        simple_style  +
        theme(
          legend.position="top"
          ,legend.text = element_text(size=22,color=blue)
          ,legend.justification=c(0,0)
          ,legend.direction="horizontal"
          ,axis.title.y=element_blank()
          ,axis.title.x=element_blank()
          ,axis.ticks=element_blank()
          ,axis.line.y = element_blank()
          ,axis.line.x = element_line(color=blue, size = 1)
          ,axis.text.y = element_text(size=21,color=blue)
          ,axis.text.x = element_text(size=25,color=blue)
          ,legend.background = element_rect(fill = "transparent", colour = "transparent")
          ,legend.key = element_rect(fill = "transparent", colour = "transparent")
          ,legend.key.size = unit(2.5,"lines")
          ,title = element_text(size=30,color=blue)
        ) + labs(title="Urban/rural (%)")
    }else{
      c18b.missing = T
    }
  }else{
    c18a.missing = F
    c18a = ggplot(c18a.data,aes(x=value,y=indicator)) +
      geom_rect(aes(group=year,xmin=c18.min,xmax=c18.max,ymin=indicator,ymax=indicator),color=grey) +
      geom_point(size=7,aes(group=disagg.value,colour=disagg.value),shape=21,fill="transparent",stroke=2) +
      scale_x_continuous(breaks = scales::pretty_breaks(n = 5)) +
      quintileColor +
      guides(colour=guide_legend(title=element_blank(),reverse=TRUE,nrow=2,byrow=T)) +
      simple_style  +
      theme(
        legend.position="top"
        ,legend.text = element_text(size=22,color=blue)
        ,legend.justification=c(0,0)
        ,legend.direction="horizontal"
        ,axis.title.y=element_blank()
        ,axis.title.x=element_blank()
        ,axis.ticks=element_blank()
        ,axis.line.y = element_blank()
        ,axis.line.x = element_line(color=blue, size = 1)
        ,axis.text.y = element_text(size=21,color=blue)
        ,axis.text.x = element_text(size=25,color=blue)
        ,legend.background = element_rect(fill = "transparent", colour = "transparent")
        ,legend.key = element_rect(fill = "transparent", colour = "transparent")
        ,legend.key.size = unit(2.5,"lines")
        ,title = element_text(size=30,color=blue)
      ) + labs(title="Wealth quintiles (%)")
    if(nrow(c18b.data)>0){
      c18b.missing = F
      c18b = ggplot(c18b.data,aes(x=value,y=indicator)) +
        geom_rect(aes(group=year,xmin=c18.min,xmax=c18.max,ymin=indicator,ymax=indicator),color=grey) +
        geom_point(size=7,aes(group=disagg.value,colour=disagg.value),shape=21,fill="transparent",stroke=2) +
        scale_x_continuous(breaks = scales::pretty_breaks(n = 5)) +
        quintileColor +
        guides(colour=guide_legend(title=element_blank(),reverse=TRUE,nrow=2,byrow=T)) +
        simple_style  +
        theme(
          legend.position="top"
          ,legend.text = element_text(size=22,color=blue)
          ,legend.justification=c(0,0)
          ,legend.direction="horizontal"
          ,axis.title.y=element_blank()
          ,axis.title.x=element_blank()
          ,axis.ticks=element_blank()
          ,axis.line.y = element_blank()
          ,axis.line.x = element_line(color=blue, size = 1)
          ,axis.text.y = element_blank()
          ,axis.text.x = element_text(size=25,color=blue)
          ,legend.background = element_rect(fill = "transparent", colour = "transparent")
          ,legend.key = element_rect(fill = "transparent", colour = "transparent")
          ,legend.key.size = unit(2.5,"lines")
          ,title = element_text(size=30,color=blue)
        ) + labs(title="Urban/rural (%)")
    }else{
      c18b.missing = T
    }
  }
  # Charts 19-27
  c19 = grouped_line(countrydat, "adolescent_underweight","gender",c("Male","Female"),percent=T,legend=T)
  c20 = grouped_line(countrydat, "adolescent_overweight","gender",c("Male","Female"),percent=T)
  c21 = grouped_line(countrydat, "adolescent_obesity","gender",c("Male","Female"),percent=T)
  c22 = grouped_line(countrydat, "adult_diabetes","gender",c("Male","Female"),percent=T,legend=T)
  c23 = grouped_line(countrydat, "adult_overweight","gender",c("Male","Female"),percent=T)
  c24 = grouped_line(countrydat, "adult_obesity","gender",c("Male","Female"),percent=T)
  c25 = grouped_line(countrydat, "adult_blood_pressure","gender",c("Male","Female"),percent=T,legend=T)
  c26 = grouped_line(countrydat, "adult_anaemia","gender",c("Male","Female"),percent=T)
  c27 = single_bar(countrydat, "adult_sodium",c("All"),percent=T,fill=yellowOrangeRedFill,legend=T)
  
  # Chart 28, assuming it's already out of 1
  firstup <- function(x) {
    substr(x, 1, 1) <- toupper(substr(x, 1, 1))
    return(x)
  }
  c28.data = subset(countrydat,component == "M")
  c28.data$value = as.numeric(c28.data$value)
  recs = subset(c28.data,disaggregation=="recommendation")
  recs = recs[c("indicator","value")]
  setnames(recs,"value","recommended")
  c28.data = subset(c28.data, disaggregation=="income")
  c28.data = merge(c28.data,recs)
  c28.data$percent = c28.data$value/c28.data$recommended
  c28.data$disagg.value = sapply(c28.data$disagg.value,firstup)
  c28.data$indicator = sapply(c28.data$indicator,firstup)
  # Outliers
  setnames(c28.data,"indicator","food")
  setnames(c28.data,"disagg.value","class")
  c28.data = c28.data[order(c28.data$food, c28.data$percent),]
  c28.data$value_if_outlier = c(2.1,2.2,2.3,2.4)
  c28.data$outlier = 0
  c28.data$outlier[which(c28.data$percent>2)] = 1
  c28.data$percent[which(c28.data$percent>2)] = c28.data$value_if_outlier[which(c28.data$percent>2)]
  c28.data$column = c(rep(1,44),rep(2,44))
  bar.dat = unique(c28.data[c("food","recommended","column")])
  bar.dat$class = "Poorest"
  c28.max = min(max(c28.data$percent,na.rm=T),2)
  
  i = 1
  c28.data.sub = subset(c28.data,column==i)
  bar.dat.sub = subset(bar.dat,column==i)
  c28a = ggplot(c28.data.sub,aes(x=food,colour=class)) +
    geom_bar(data=bar.dat.sub,aes(y=c28.max),fill="white",color=blue,stat="identity",width=0.4) +
    geom_bar(data=bar.dat.sub,aes(y=1),fill="white",color=blue,stat="identity",width=0.4) +
    geom_point(data=subset(c28.data.sub,outlier==1),aes(y=percent),size=10,show.legend=F) +
    geom_point(aes(y=percent),size=8,shape=21,fill="transparent",stroke=2) +
    geom_text(aes(y=1,label=paste(round(recommended),"g")),color=blue,vjust=-1.3,size=10) +
    geom_text(data=subset(c28.data.sub,outlier==1),aes(y=percent,label=round(value)),color=blue,size=8) +
    quintileColor + 
    coord_flip() +
    theme_classic() +
    theme(
      axis.title=element_blank(),
      axis.line=element_blank(),
      axis.ticks=element_blank(),
      axis.text.x = element_blank(),
      axis.text.y = element_text(size=22,color=blue),
      legend.title=element_blank(),
      legend.position="left",
      legend.text = element_text(size=22,color=blue),
      legend.background = element_rect(fill = "transparent", colour = "transparent"),
      legend.key = element_rect(fill = "transparent", colour = "transparent"),
      legend.key.size = unit(2.5,"lines")
    )
  
  i = 2
  c28.data.sub = subset(c28.data,column==i)
  bar.dat.sub = subset(bar.dat,column==i)
  c28b = ggplot(c28.data.sub,aes(x=food,colour=class)) +
    geom_bar(data=bar.dat.sub,aes(y=c28.max),fill="white",color=blue,stat="identity",width=0.4) +
    geom_bar(data=bar.dat.sub,aes(y=1),fill="white",color=blue,stat="identity",width=0.4) +
    geom_point(data=subset(c28.data.sub,outlier==1),aes(y=percent),size=10,show.legend=F) +
    geom_point(aes(y=percent),size=8,shape=21,fill="transparent",stroke=2,show.legend=F) +
    geom_text(aes(y=1,label=paste(round(recommended),"g")),color=blue,vjust=-1.3,size=10) +
    geom_text(data=subset(c28.data.sub,outlier==1),aes(y=percent,label=round(value)),color=blue,size=8) +
    quintileColor + 
    coord_flip() +
    theme_classic() +
    theme(
      axis.title=element_blank(),
      axis.line=element_blank(),
      axis.ticks=element_blank(),
      axis.text.x = element_blank(),
      axis.text.y = element_text(size=22,color=blue),
      legend.title=element_blank(),
      legend.text = element_text(size=22,color=blue),
      legend.background = element_rect(fill = "transparent", colour = "transparent"),
      legend.key = element_rect(fill = "transparent", colour = "transparent"),
      legend.key.size = unit(2.5,"lines")
    )
  #Have both c1a and c1b
  if(!c1a.missing && !c1b.missing){
    Cairo(file="c1a.png",width=400,height=600,units="px",bg="white")
    tryCatch({print(c1a)},error=function(e){message(e);print(no.data)})
    dev.off()
    Cairo(file="c1b.png",width=400,height=600,units="px",bg="white")
    tryCatch({print(c1b)},error=function(e){message(e);print(no.data)})
    dev.off()
    Cairo(file="c1.png",width=800,height=600,units="px",bg="transparent")
    print(cblank)
    dev.off()
  }
  #Have only c1a
  if(!c1a.missing && c1b.missing){
    Cairo(file="c1a.png",width=400,height=600,units="px",bg="transparent")
    print(cblank)
    dev.off()
    Cairo(file="c1b.png",width=400,height=600,units="px",bg="transparent")
    print(cblank)
    dev.off()
    Cairo(file="c1.png",width=800,height=600,units="px",bg="white")
    tryCatch({print(c1a)},error=function(e){message(e);print(no.data)})
    dev.off()
  }
  #Have only c1b
  if(c1a.missing && !c1b.missing){
    Cairo(file="c1a.png",width=400,height=600,units="px",bg="transparent")
    print(cblank)
    dev.off()
    Cairo(file="c1b.png",width=400,height=600,units="px",bg="transparent")
    print(cblank)
    dev.off()
    Cairo(file="c1.png",width=800,height=600,units="px",bg="white")
    tryCatch({print(c1b)},error=function(e){message(e);print(no.data)})
    dev.off()
  }
  #Have neither c1a or c1b
  if(c1a.missing && c1b.missing){
    Cairo(file="c1a.png",width=400,height=600,units="px",bg="transparent")
    print(cblank)
    dev.off()
    Cairo(file="c1b.png",width=400,height=600,units="px",bg="transparent")
    print(cblank)
    dev.off()
    Cairo(file="c1.png",width=800,height=600,units="px",bg="transparent")
    print(no.data)
    dev.off()
  }
  Cairo(file="c2.png",width=800,height=700,units="px",bg="white")
  tryCatch({print(c2)},error=function(e){message(e);print(no.data)})
  dev.off()
  #Have c3a, c3b, and c3c
  if(!c3a.missing && !c3b.missing && !c3c.missing){
    Cairo(file="c3a.png",width=300,height=600,units="px",bg="white")
    tryCatch({print(c3a)},error=function(e){message(e);print(no.data)})
    dev.off()
    Cairo(file="c3b.png",width=300,height=600,units="px",bg="white")
    tryCatch({print(c3b)},error=function(e){message(e);print(no.data)})
    dev.off()
    Cairo(file="c3c.png",width=300,height=600,units="px",bg="white")
    tryCatch({print(c3c)},error=function(e){message(e);print(no.data)})
    dev.off()
    Cairo(file="c3d.png",width=450,height=600,units="px",bg="transparent")
    print(cblank)
    dev.off()
    Cairo(file="c3e.png",width=450,height=600,units="px",bg="transparent")
    print(cblank)
    dev.off()
    Cairo(file="c3.png",width=900,height=600,units="px",bg="transparent")
    print(cblank)
    dev.off()
  }
  #Have c3a and c3b only
  if(!c3a.missing && !c3b.missing && c3c.missing){
    Cairo(file="c3a.png",width=300,height=600,units="px",bg="transparent")
    print(cblank)
    dev.off()
    Cairo(file="c3b.png",width=300,height=600,units="px",bg="transparent")
    print(cblank)
    dev.off()
    Cairo(file="c3c.png",width=300,height=600,units="px",bg="transparent")
    print(cblank)
    dev.off()
    Cairo(file="c3d.png",width=450,height=600,units="px",bg="white")
    tryCatch({print(c3a)},error=function(e){message(e);print(no.data)})
    dev.off()
    Cairo(file="c3e.png",width=450,height=600,units="px",bg="white")
    tryCatch({print(c3b)},error=function(e){message(e);print(no.data)})
    dev.off()
    Cairo(file="c3.png",width=900,height=600,units="px",bg="transparent")
    print(cblank)
    dev.off()
  }
  #Have c3a and c3c only
  if(!c3a.missing && c3b.missing && !c3c.missing){
    Cairo(file="c3a.png",width=300,height=600,units="px",bg="transparent")
    print(cblank)
    dev.off()
    Cairo(file="c3b.png",width=300,height=600,units="px",bg="transparent")
    print(cblank)
    dev.off()
    Cairo(file="c3c.png",width=300,height=600,units="px",bg="transparent")
    print(cblank)
    dev.off()
    Cairo(file="c3d.png",width=450,height=600,units="px",bg="white")
    tryCatch({print(c3a)},error=function(e){message(e);print(no.data)})
    dev.off()
    Cairo(file="c3e.png",width=450,height=600,units="px",bg="white")
    tryCatch({print(c3c)},error=function(e){message(e);print(no.data)})
    dev.off()
    Cairo(file="c3.png",width=900,height=600,units="px",bg="transparent")
    print(cblank)
    dev.off()
  }
  #Have c3b and c3c only
  if(c3a.missing && !c3b.missing && !c3c.missing){
    Cairo(file="c3a.png",width=300,height=600,units="px",bg="transparent")
    print(cblank)
    dev.off()
    Cairo(file="c3b.png",width=300,height=600,units="px",bg="transparent")
    print(cblank)
    dev.off()
    Cairo(file="c3c.png",width=300,height=600,units="px",bg="transparent")
    print(cblank)
    dev.off()
    Cairo(file="c3d.png",width=450,height=600,units="px",bg="white")
    tryCatch({print(c3b)},error=function(e){message(e);print(no.data)})
    dev.off()
    Cairo(file="c3e.png",width=450,height=600,units="px",bg="white")
    tryCatch({print(c3c)},error=function(e){message(e);print(no.data)})
    dev.off()
    Cairo(file="c3.png",width=900,height=600,units="px",bg="transparent")
    print(cblank)
    dev.off()
  }
  #have c3a only
  if(!c3a.missing && c3b.missing && c3c.missing){
    Cairo(file="c3a.png",width=300,height=600,units="px",bg="transparent")
    print(cblank)
    dev.off()
    Cairo(file="c3b.png",width=300,height=600,units="px",bg="transparent")
    print(cblank)
    dev.off()
    Cairo(file="c3c.png",width=300,height=600,units="px",bg="transparent")
    print(cblank)
    dev.off()
    Cairo(file="c3d.png",width=450,height=600,units="px",bg="transparent")
    print(cblank)
    dev.off()
    Cairo(file="c3e.png",width=450,height=600,units="px",bg="transparent")
    print(cblank)
    dev.off()
    Cairo(file="c3.png",width=900,height=600,units="px",bg="white")
    tryCatch({print(c3a)},error=function(e){message(e);print(no.data)})
    dev.off()
  }
  #Have c3b only
  if(c3a.missing && !c3b.missing && c3c.missing){
    Cairo(file="c3a.png",width=300,height=600,units="px",bg="transparent")
    print(cblank)
    dev.off()
    Cairo(file="c3b.png",width=300,height=600,units="px",bg="transparent")
    print(cblank)
    dev.off()
    Cairo(file="c3c.png",width=300,height=600,units="px",bg="transparent")
    print(cblank)
    dev.off()
    Cairo(file="c3d.png",width=450,height=600,units="px",bg="transparent")
    print(cblank)
    dev.off()
    Cairo(file="c3e.png",width=450,height=600,units="px",bg="transparent")
    print(cblank)
    dev.off()
    Cairo(file="c3.png",width=900,height=600,units="px",bg="white")
    tryCatch({print(c3b)},error=function(e){message(e);print(no.data)})
    dev.off()
  }
  #have c3c only
  if(c3a.missing && c3b.missing && !c3c.missing){
    Cairo(file="c3a.png",width=300,height=600,units="px",bg="transparent")
    print(cblank)
    dev.off()
    Cairo(file="c3b.png",width=300,height=600,units="px",bg="transparent")
    print(cblank)
    dev.off()
    Cairo(file="c3c.png",width=300,height=600,units="px",bg="transparent")
    print(cblank)
    dev.off()
    Cairo(file="c3d.png",width=450,height=600,units="px",bg="transparent")
    print(cblank)
    dev.off()
    Cairo(file="c3e.png",width=450,height=600,units="px",bg="transparent")
    print(cblank)
    dev.off()
    Cairo(file="c3.png",width=900,height=600,units="px",bg="white")
    tryCatch({print(c3c)},error=function(e){message(e);print(no.data)})
    dev.off()
  }
  #Have none of c3s
  if(c3a.missing && c3b.missing && c3c.missing){
    Cairo(file="c3a.png",width=300,height=600,units="px",bg="transparent")
    print(cblank)
    dev.off()
    Cairo(file="c3b.png",width=300,height=600,units="px",bg="transparent")
    print(cblank)
    dev.off()
    Cairo(file="c3c.png",width=300,height=600,units="px",bg="transparent")
    print(cblank)
    dev.off()
    Cairo(file="c3d.png",width=450,height=600,units="px",bg="transparent")
    print(cblank)
    dev.off()
    Cairo(file="c3e.png",width=450,height=600,units="px",bg="transparent")
    print(cblank)
    dev.off()
    Cairo(file="c3.png",width=900,height=600,units="px",bg="transparent")
    print(no.data)
    dev.off()
  }
  Cairo(file="c4.png",width=800,height=700,units="px",bg="white")
  tryCatch({print(c4)},error=function(e){message(e);print(no.data)})
  dev.off()
  Cairo(file="c5.png",width=800,height=700,units="px",bg="white")
  tryCatch({print(c5)},error=function(e){message(e);print(no.data)})
  dev.off()
  Cairo(file="c6.png",width=800,height=700,units="px",bg="white")
  tryCatch({print(c6)},error=function(e){message(e);print(no.data)})
  dev.off()
  Cairo(file="c7.png",width=800,height=700,units="px",bg="white")
  tryCatch({print(c7)},error=function(e){message(e);print(no.data)})
  dev.off()
  Cairo(file="c8.png",width=800,height=700,units="px",bg="white")
  tryCatch({print(c8)},error=function(e){message(e);print(no.data)})
  dev.off()
  Cairo(file="c9.png",width=800,height=700,units="px",bg="white")
  tryCatch({print(c9)},error=function(e){message(e);print(no.data)})
  dev.off()
  Cairo(file="c10.png",width=800,height=700,units="px",bg="white")
  tryCatch({print(c10)},error=function(e){message(e);print(no.data)})
  dev.off()
  Cairo(file="c11.png",width=800,height=700,units="px",bg="white")
  tryCatch({print(c11)},error=function(e){message(e);print(no.data)})
  dev.off()
  Cairo(file="c12.png",width=800,height=700,units="px",bg="white")
  tryCatch({print(c12)},error=function(e){message(e);print(no.data)})
  dev.off()
  Cairo(file="c13.png",width=800,height=700,units="px",bg="white")
  tryCatch({print(c13)},error=function(e){message(e);print(no.data)})
  dev.off()
  Cairo(file="c14.png",width=800,height=700,units="px",bg="white")
  tryCatch({print(c14)},error=function(e){message(e);print(no.data)})
  dev.off()
  Cairo(file="c15.png",width=800,height=700,units="px",bg="white")
  tryCatch({print(c15)},error=function(e){message(e);print(no.data)})
  dev.off()
  Cairo(file="c16.png",width=800,height=700,units="px",bg="white")
  tryCatch({print(c16)},error=function(e){message(e);print(no.data)})
  dev.off()
  png(filename="c17.png",width=600,height=600,units="px",bg="white",type="cairo")
  print(plot(c17,
       legend = list(labels=c("Wasted","Stunting","Overweight","Free from"),font="arial",fontsize=20)
       # ,edges = list(col=blue)
       ,quantities = list(labels=label.text,fontsize=15)
       ,fills=list(fill=c(yellow,orange,light.blue,grey),alpha=1)
  ))
  dev.off()
  #Have both c18a and c18b
  if(!c18a.missing && !c18b.missing){
    Cairo(file="c18a.png",width=1350,height=600,units="px",bg="white")
    tryCatch({print(c18a)},error=function(e){message(e);print(no.data)})
    dev.off()
    Cairo(file="c18b.png",width=1050,height=600,units="px",bg="white")
    tryCatch({print(c18b)},error=function(e){message(e);print(no.data)})
    dev.off()
    Cairo(file="c18.png",width=2400,height=600,units="px",bg="transparent")
    print(cblank)
    dev.off()
  }
  #Have only c18a
  if(!c18a.missing && c18b.missing){
    Cairo(file="c18a.png",width=1350,height=600,units="px",bg="transparent")
    print(cblank)
    dev.off()
    Cairo(file="c18b.png",width=1050,height=600,units="px",bg="transparent")
    print(cblank)
    dev.off()
    Cairo(file="c18.png",width=2400,height=600,units="px",bg="white")
    tryCatch({print(c18a)},error=function(e){message(e);print(no.data)})
    dev.off()
  }
  #Have only c18b
  if(c18a.missing && !c18b.missing){
    Cairo(file="c18a.png",width=1350,height=600,units="px",bg="transparent")
    print(cblank)
    dev.off()
    Cairo(file="c18b.png",width=1050,height=600,units="px",bg="transparent")
    print(cblank)
    dev.off()
    Cairo(file="c18.png",width=2400,height=600,units="px",bg="white")
    tryCatch({print(c18b)},error=function(e){message(e);print(no.data)})
    dev.off()
  }
  #Have neither c18a or c18b
  if(c18a.missing && c18b.missing){
    Cairo(file="c18a.png",width=1350,height=600,units="px",bg="transparent")
    print(cblank)
    dev.off()
    Cairo(file="c18b.png",width=1050,height=600,units="px",bg="transparent")
    print(cblank)
    dev.off()
    Cairo(file="c18.png",width=2400,height=600,units="px",bg="transparent")
    print(no.data)
    dev.off()
  }
  Cairo(file="c19.png",width=800,height=700,units="px",bg="white")
  tryCatch({print(c19)},error=function(e){message(e);print(no.data)})
  dev.off()
  Cairo(file="c20.png",width=800,height=700,units="px",bg="white")
  tryCatch({print(c20)},error=function(e){message(e);print(no.data)})
  dev.off()
  Cairo(file="c21.png",width=800,height=700,units="px",bg="white")
  tryCatch({print(c21)},error=function(e){message(e);print(no.data)})
  dev.off()
  Cairo(file="c22.png",width=800,height=700,units="px",bg="white")
  tryCatch({print(c22)},error=function(e){message(e);print(no.data)})
  dev.off()
  Cairo(file="c23.png",width=800,height=700,units="px",bg="white")
  tryCatch({print(c23)},error=function(e){message(e);print(no.data)})
  dev.off()
  Cairo(file="c24.png",width=800,height=700,units="px",bg="white")
  tryCatch({print(c24)},error=function(e){message(e);print(no.data)})
  dev.off()
  Cairo(file="c25.png",width=800,height=700,units="px",bg="white")
  tryCatch({print(c25)},error=function(e){message(e);print(no.data)})
  dev.off()
  Cairo(file="c26.png",width=800,height=700,units="px",bg="white")
  tryCatch({print(c26)},error=function(e){message(e);print(no.data)})
  dev.off()
  Cairo(file="c27.png",width=800,height=700,units="px",bg="white")
  tryCatch({print(c27)},error=function(e){message(e);print(no.data)})
  dev.off()
  Cairo(file="c28a.png",width=1350,height=960,units="px",bg="white")
  tryCatch({print(c28a)},error=function(e){message(e);print(no.data)})
  dev.off()
  Cairo(file="c28b.png",width=1050,height=960,units="px",bg="white")
  tryCatch({print(c28b)},error=function(e){message(e);print(no.data)})
  dev.off()
}
####End loop####
